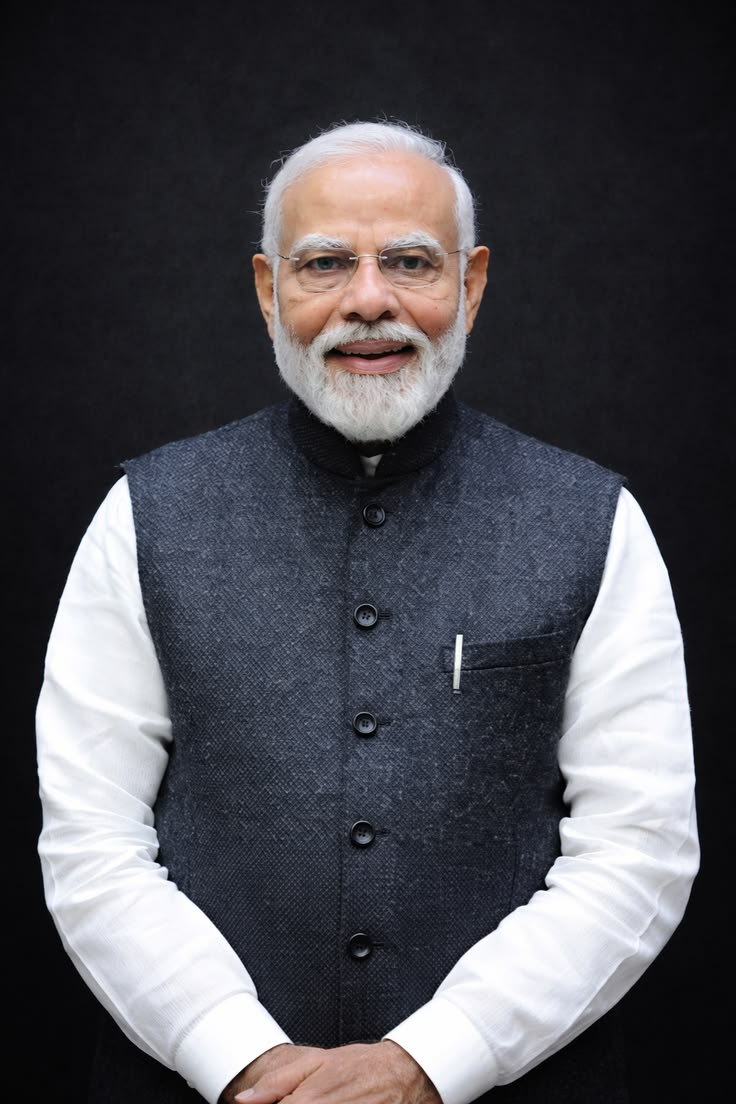
#> input picture Phase2/Modi.jpg, 736 x 1104 px
$ python rotation.py
#> lines starting #> are read from the running program, lines starting #| are printed output that depends on the picture
import cv2

image = cv2.imread("Modi.jpg")
#> image is the input picture: shape (1104, 736, 3); mean B, G, R 83.9, 78, 78.8

if image is None:
    print("Image Not Found")
else:
    (h, w) = image.shape[:2] # getting only height and width slicing
#> h = 1104; w = 736
    center = (w // 2, h // 2)
#> center = (368, 552)
    M = cv2.getRotationMatrix2D(center, 180,1.0)
    rotated = cv2.warpAffine(image,M,(h,w))
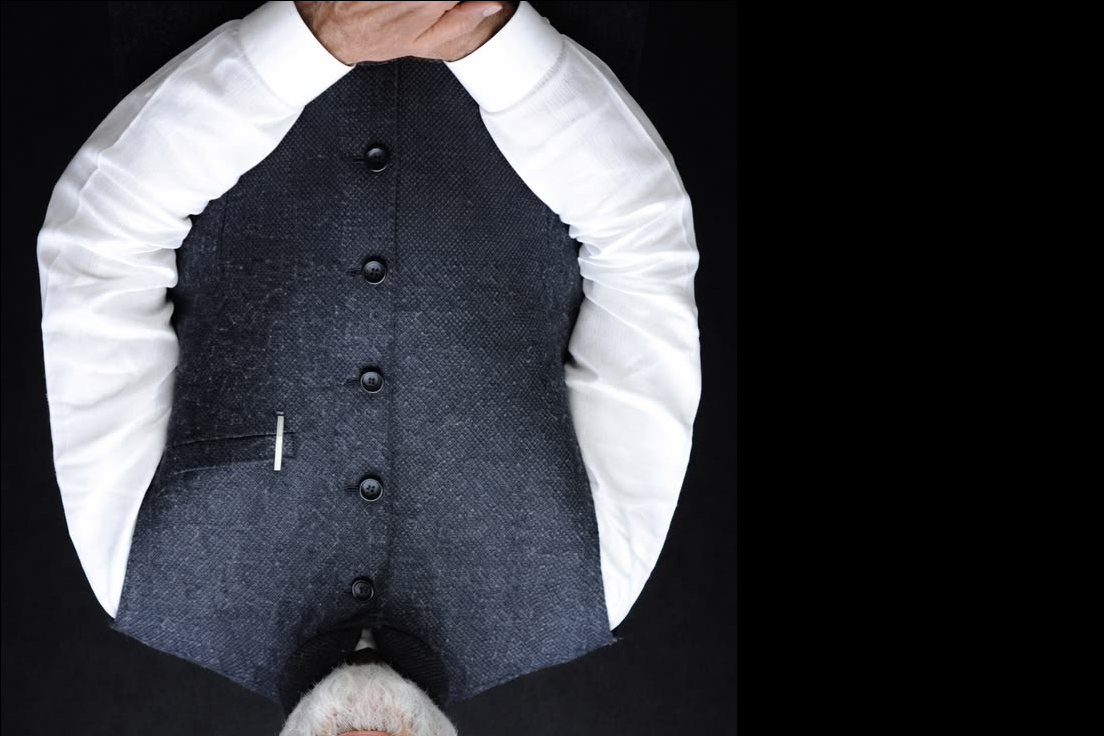
#> rotated: shape (736, 1104, 3); mean B, G, R 67.5, 62.4, 61.3

    cv2.imshow("Original",image)
    cv2.imshow("Rotated",rotated)
    cv2.waitKey(0)
    cv2.destroyAllWindows()
